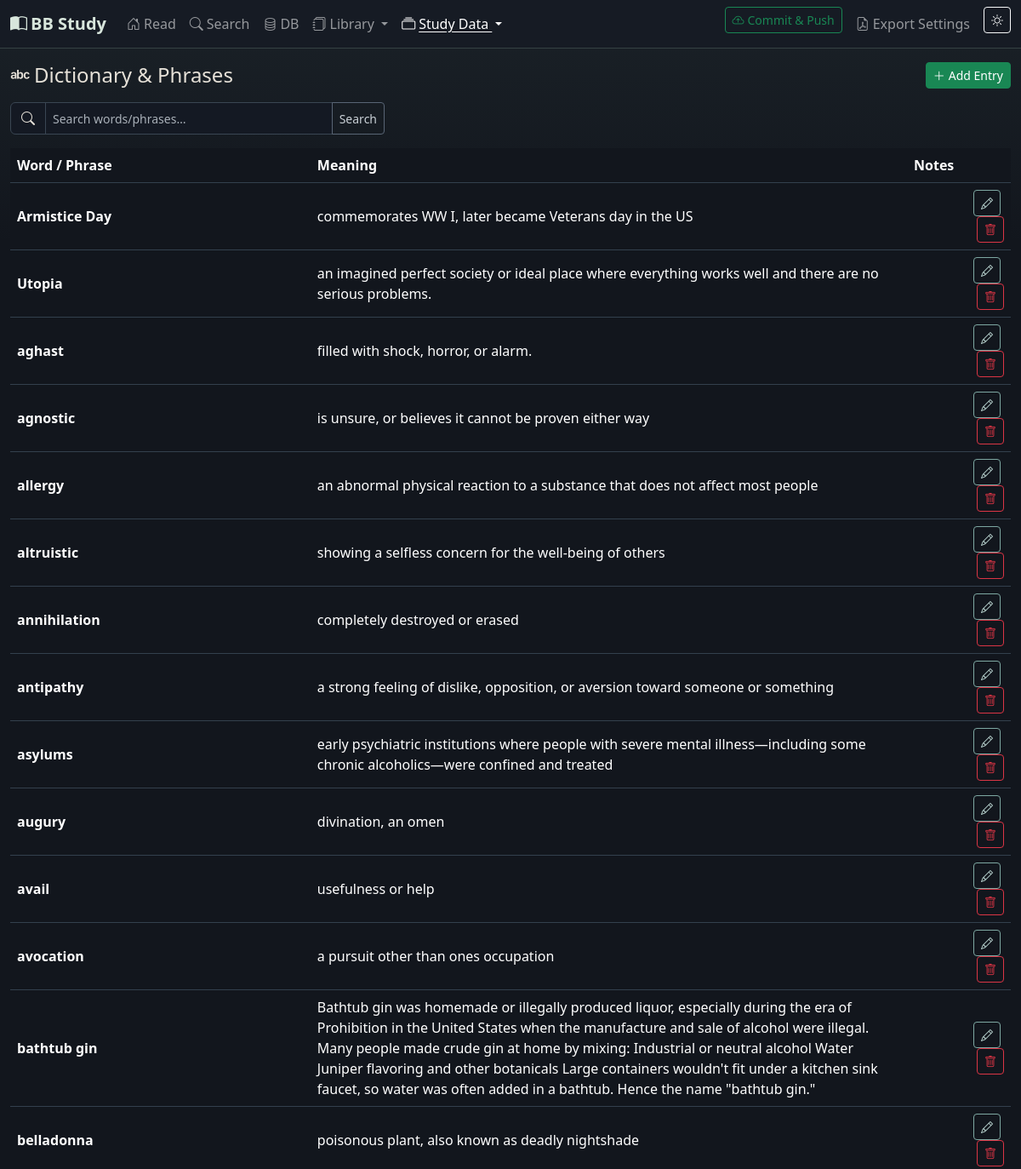
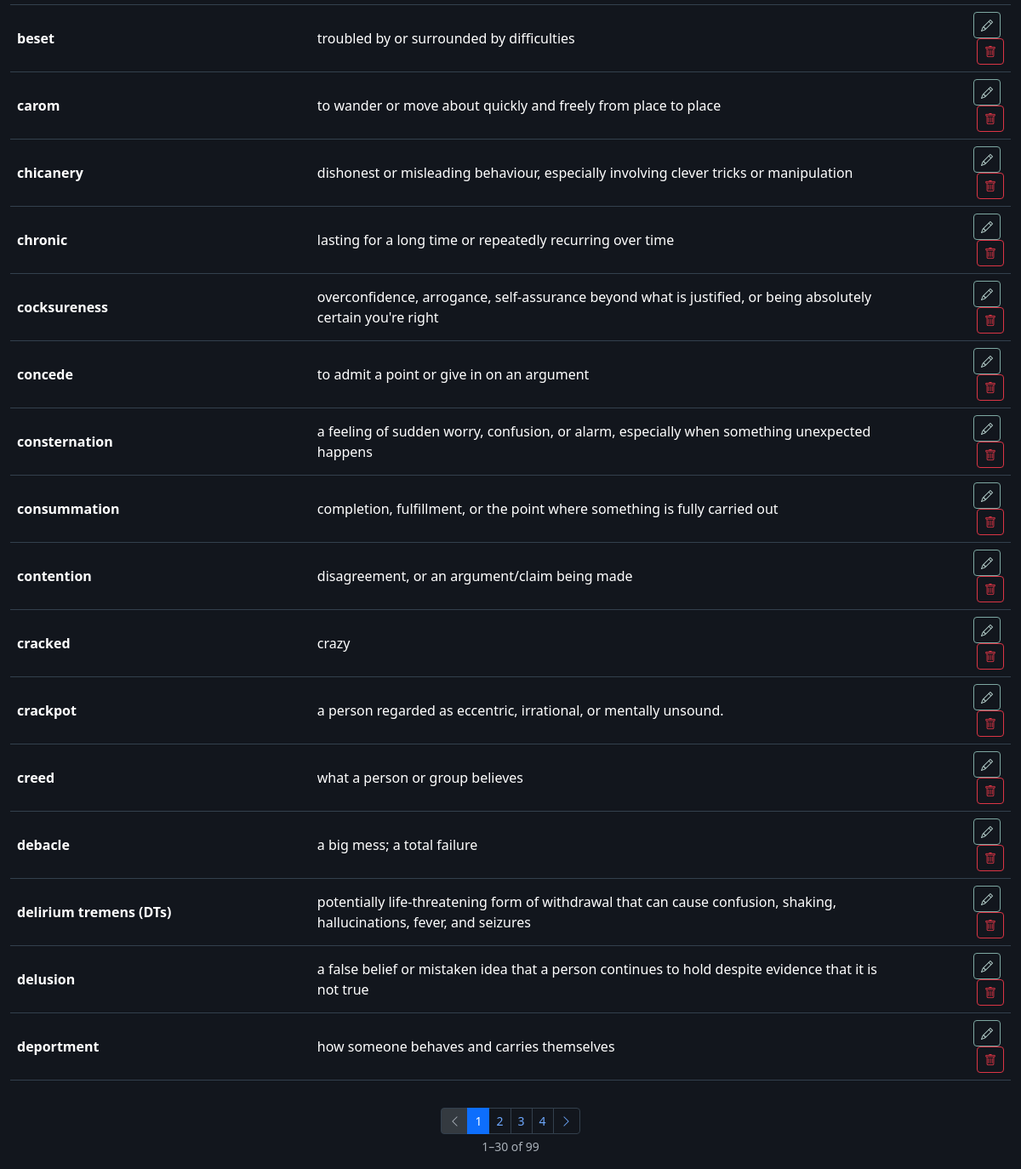
The page /dictionary on the database its author committed (2 pictures, top to bottom).
### app/models.py (models this page shows, shortened)
class Setting(db.Model):
    __tablename__ = 'settings'
    id = db.Column(db.Integer, primary_key=True)
    key = db.Column(db.String(100), unique=True, nullable=False)
    value = db.Column(db.Text, default='')

class Dictionary(db.Model):
    __tablename__ = 'dictionary'
    id = db.Column(db.Integer, primary_key=True)
    word_phrase = db.Column(db.String(500), nullable=False)
    meaning = db.Column(db.Text, nullable=False)
    notes = db.Column(db.Text)
    created_at = db.Column(db.DateTime, default=datetime.utcnow)
    locations = db.relationship('DictionaryLookup', backref='entry', lazy=True, cascade='all, delete-orphan')
    def to_dict(self):
        return {
            'id': self.id,
            'word_phrase': self.word_phrase,
            'meaning': self.meaning,
            'notes': self.notes,
            'created_at': self.created_at.isoformat() if self.created_at else None,
        }

### app/routes/main.py (the view)
@main_bp.route('/dictionary')
def dictionary():
    from ..models import Dictionary
    pg = request.args.get('pg', 1, type=int)
    search_q = request.args.get('q', '').strip()
    query = Dictionary.query.order_by(Dictionary.word_phrase)
    if search_q:
        like = f'%{search_q}%'
        query = query.filter(
            Dictionary.word_phrase.ilike(like) | Dictionary.meaning.ilike(like)
        )
    pagination = query.paginate(page=pg, per_page=30, error_out=False)
    return render_template('dictionary.html', theme=get_theme(), entries=pagination.items,
                           pagination=pagination, search_q=search_q)

### app/routes/main.py (called while the page is built)
def get_theme():
    s = Setting.query.filter_by(key='theme').first()
    return s.value

### app/templates/dictionary.html (shortened to what this page needs)
{% extends 'base.html' %}
{% from '_pagination.html' import render as paginate %}
{% block content %}
<div class="d-flex justify-content-between align-items-center mb-3">
  <h4 class="mb-0"><i class="bi bi-alphabet me-1"></i>Dictionary &amp; Phrases</h4>
  <button class="btn btn-sm btn-success" data-bs-toggle="modal" data-bs-target="#dictModal" onclick="openDictModal()">
    <i class="bi bi-plus-lg me-1"></i>Add Entry
  </button>
</div>
<form class="input-group mb-3" method="get" style="max-width:440px;">
  <span class="input-group-text"><i class="bi bi-search"></i></span>
  <input type="text" class="form-control form-control-sm" name="q"
         placeholder="Search words/phrases…" value="{{ search_q }}"
         aria-label="Search dictionary">
  <button class="btn btn-outline-secondary btn-sm" type="submit">Search</button>
</form>
<div class="table-responsive">
  <table class="table table-hover align-middle" id="dictTable">
    <thead>
      <tr><th style="width:30%">Word / Phrase</th><th>Meaning</th><th>Notes</th><th></th></tr>
    </thead>
    <tbody>
      {% for e in entries %}
      <tr data-id="{{ e.id }}">
        <td class="fw-semibold">{{ e.word_phrase }}</td>
        <td>{{ e.meaning }}</td>
        <td class="text-muted small">{{ e.notes or '' }}</td>
        <td class="text-end">
          <button class="btn btn-sm btn-outline-primary me-1"
                  onclick="openDictModal({{ e.to_dict()|tojson }})">
            <i class="bi bi-pencil"></i>
          </button>
          <button class="btn btn-sm btn-outline-danger"
                  onclick="deleteDict({{ e.id }})">
            <i class="bi bi-trash"></i>
          </button>
        </td>
      </tr>
      {% else %}
      <tr><td colspan="4" class="text-muted text-center">No entries yet.</td></tr>
      {% endfor %}
    </tbody>
  </table>
</div>
{{ paginate(pagination, 'main.dictionary', extra_args={'q': search_q}) }}
{% endblock %}

### app/static/css/style.css (style rules this page uses)
:root { --bb-sage: #8fae9a; --bb-teal: #7ea8a2; --bb-plum: #aa8fa8; --bb-amber: #b7a278; --bb-slate: #8d9aaa; }
[data-bs-theme="dark"] { --bb-page-bg: #12161d; --bb-surface: #181e27; --bb-surface-alt: #1f2631; --bb-border: #33404d; --bb-reader-bg: #151a22; --bb-control-bg: #141923; --bb-soft-sage: rgba(143, 174, 154, 0.16); --bb-soft-teal: rgba(126, 168, 162, 0.17); --bb-soft-plum: rgba(170, 143, 168, 0.16); --bb-soft-amber: rgba(183, 162, 120, 0.16); --bb-soft-slate: rgba(141, 154, 170, 0.16); --bs-body-bg: var(--bb-page-bg); --bs-body-color: #e6e1d8; --bs-border-color: var(--bb-border); --bs-secondary-color: #a9b0b8; --bs-primary-rgb: 126, 168, 162; --bs-success-rgb: 143, 174, 154; --bs-warning-rgb: 183, 162, 120; --bs-info-rgb: 141, 154, 170; }
html, body { transition: background-color 0.2s ease, color 0.2s ease; }
[data-bs-theme="dark"] body { background: linear-gradient(180deg, rgba(126, 168, 162, 0.08), transparent 18rem), var(--bb-page-bg); }
[data-bs-theme="dark"] .form-control, [data-bs-theme="dark"] .form-select, [data-bs-theme="dark"] .input-group-text { background-color: var(--bb-control-bg); border-color: #3a4653; color: #e6e1d8; }
[data-bs-theme="dark"] .btn-outline-secondary { --bs-btn-color: #c9d0d6; --bs-btn-border-color: #596575; --bs-btn-hover-bg: var(--bb-soft-teal); --bs-btn-hover-border-color: var(--bb-teal); --bs-btn-hover-color: #f2efe8; --bs-btn-active-bg: var(--bb-soft-teal); --bs-btn-active-border-color: var(--bb-teal); }
[data-bs-theme="dark"] .btn-outline-primary { --bs-btn-color: #bdd8d4; --bs-btn-border-color: var(--bb-teal); --bs-btn-hover-bg: rgba(126, 168, 162, 0.22); --bs-btn-hover-border-color: #9abfba; --bs-btn-hover-color: #f2efe8; }
.table td, .table th { vertical-align: middle; }

### rows shown on the page
Dictionary: word_phrase "Armistice Day", meaning "commemorates WW I, later became Veterans day in the US"
Dictionary: word_phrase "Utopia", meaning "an imagined perfect society or ideal place where everything works well and there are no serious problems."
Dictionary: word_phrase "aghast", meaning "filled with shock, horror, or alarm."
Dictionary: word_phrase "agnostic", meaning "is unsure, or believes it cannot be proven either way"
Dictionary: word_phrase "allergy", meaning "an abnormal physical reaction to a substance that does not affect most people"
Dictionary: word_phrase "altruistic", meaning "showing a selfless concern for the well-being of others"
Dictionary: word_phrase "annihilation", meaning "completely destroyed or erased"
Dictionary: word_phrase "antipathy", meaning "a strong feeling of dislike, opposition, or aversion toward someone or something"
Dictionary: word_phrase "asylums", meaning "early psychiatric institutions where people with severe mental illness—including some chronic alcoholics—were confined and treated"
Dictionary: word_phrase "augury", meaning "divination, an omen"
Dictionary: word_phrase "avail", meaning "usefulness or help"
Dictionary: word_phrase "avocation", meaning "a pursuit other than ones occupation"
Dictionary: word_phrase "bathtub gin", meaning "Bathtub gin was homemade or illegally produced liquor, especially during the era of Prohibition in the United States when the manufacture and sale of alcohol were illegal. Many people made crude gin at home by mixing: Industrial or neutral alcohol Water Juniper flavoring and other botanicals Large containers wouldn't fit under a kitchen sink faucet, so water was often added in a bathtub. Hence the name \"bathtub gin.\""
Dictionary: word_phrase "belladonna", meaning "poisonous plant, also known as deadly nightshade"
Dictionary: word_phrase "beset", meaning "troubled by or surrounded by difficulties"
Dictionary: word_phrase "carom", meaning "to wander or move about quickly and freely from place to place"
Dictionary: word_phrase "chicanery", meaning "dishonest or misleading behaviour, especially involving clever tricks or manipulation"
Dictionary: word_phrase "chronic", meaning "lasting for a long time or repeatedly recurring over time"
Dictionary: word_phrase "cocksureness", meaning "overconfidence, arrogance, self-assurance beyond what is justified, or being absolutely certain you're right"
Dictionary: word_phrase "concede", meaning "to admit a point or give in on an argument"
Dictionary: word_phrase "consternation", meaning "a feeling of sudden worry, confusion, or alarm, especially when something unexpected happens"
Dictionary: word_phrase "consummation", meaning "completion, fulfillment, or the point where something is fully carried out"
Dictionary: word_phrase "contention", meaning "disagreement, or an argument/claim being made"
Dictionary: word_phrase "cracked", meaning "crazy"
Dictionary: word_phrase "crackpot", meaning "a person regarded as eccentric, irrational, or mentally unsound."
Dictionary: word_phrase "creed", meaning "what a person or group believes"
Dictionary: word_phrase "debacle", meaning "a big mess; a total failure"
Dictionary: word_phrase "delirium tremens (DTs)", meaning "potentially life-threatening form of withdrawal that can cause confusion, shaking, hallucinations, fever, and seizures"
Dictionary: word_phrase "delusion", meaning "a false belief or mistaken idea that a person continues to hold despite evidence that it is not true"
Dictionary: word_phrase "deportment", meaning "how someone behaves and carries themselves"

### other values the page prints
{{ p }} "1" "2" "3" "4"
{{ start }} "1"
{{ end }} "30"
{{ pagination.total }} "99"
